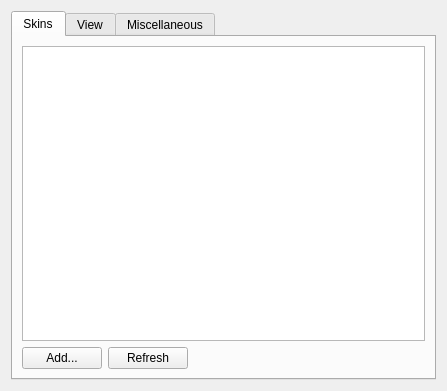
<?xml version="1.0" encoding="UTF-8"?>
<ui version="4.0">
 <class>SkinnedSettings</class>
 <widget class="QWidget" name="SkinnedSettings">
  <property name="geometry">
   <rect>
    <x>0</x>
    <y>0</y>
    <width>447</width>
    <height>391</height>
   </rect>
  </property>
  <property name="windowTitle">
   <string notr="true">Form</string>
  </property>
  <layout class="QVBoxLayout" name="verticalLayout_4">
   <item>
    <widget class="QTabWidget" name="tabWidget">
     <property name="currentIndex">
      <number>0</number>
     </property>
     <widget class="QWidget" name="tab_4">
      <attribute name="title">
       <string>Skins</string>
      </attribute>
      <layout class="QGridLayout" name="gridLayout_66">
       <item row="0" column="0" colspan="4">
        <widget class="QListWidget" name="listWidget">
         <property name="alternatingRowColors">
          <bool>true</bool>
         </property>
         <property name="movement">
          <enum>QListView::Static</enum>
         </property>
         <property name="flow">
          <enum>QListView::TopToBottom</enum>
         </property>
         <property name="viewMode">
          <enum>QListView::ListMode</enum>
         </property>
         <property name="modelColumn">
          <number>0</number>
         </property>
        </widget>
       </item>
       <item row="1" column="0" colspan="2">
        <widget class="QPushButton" name="skinInstallButton">
         <property name="minimumSize">
          <size>
           <width>0</width>
           <height>0</height>
          </size>
         </property>
         <property name="text">
          <string>Add...</string>
         </property>
        </widget>
       </item>
       <item row="1" column="2">
        <widget class="QPushButton" name="skinReloadButton">
         <property name="minimumSize">
          <size>
           <width>0</width>
           <height>0</height>
          </size>
         </property>
         <property name="text">
          <string>Refresh</string>
         </property>
        </widget>
       </item>
       <item row="1" column="3">
        <spacer name="horizontalSpacer">
         <property name="orientation">
          <enum>Qt::Horizontal</enum>
         </property>
         <property name="sizeHint" stdset="0">
          <size>
           <width>40</width>
           <height>20</height>
          </size>
         </property>
        </spacer>
       </item>
      </layout>
     </widget>
     <widget class="QWidget" name="tab">
      <attribute name="title">
       <string>View</string>
      </attribute>
      <layout class="QVBoxLayout" name="verticalLayout">
       <item>
        <widget class="QGroupBox" name="groupBox">
         <property name="title">
          <string>View</string>
         </property>
         <layout class="QGridLayout" name="gridLayout_5">
          <item row="0" column="0">
           <widget class="QCheckBox" name="hideOnCloseCheckBox">
            <property name="text">
             <string>Hide on close</string>
            </property>
           </widget>
          </item>
          <item row="0" column="1">
           <widget class="QCheckBox" name="hiddenCheckBox">
            <property name="text">
             <string>Start hidden</string>
            </property>
           </widget>
          </item>
          <item row="1" column="0" colspan="2">
           <widget class="QCheckBox" name="skinCursorsCheckBox">
            <property name="text">
             <string>Use skin cursors</string>
            </property>
           </widget>
          </item>
         </layout>
        </widget>
       </item>
       <item>
        <widget class="QGroupBox" name="plGroupBox">
         <property name="sizePolicy">
          <sizepolicy hsizetype="Preferred" vsizetype="Fixed">
           <horstretch>0</horstretch>
           <verstretch>0</verstretch>
          </sizepolicy>
         </property>
         <property name="title">
          <string>Fonts</string>
         </property>
         <layout class="QGridLayout" name="gridLayout_2">
          <item row="0" column="0">
           <widget class="QLabel" name="label">
            <property name="sizePolicy">
             <sizepolicy hsizetype="Preferred" vsizetype="Preferred">
              <horstretch>0</horstretch>
              <verstretch>0</verstretch>
             </sizepolicy>
            </property>
            <property name="text">
             <string>Player:</string>
            </property>
            <property name="alignment">
             <set>Qt::AlignLeading|Qt::AlignLeft|Qt::AlignVCenter</set>
            </property>
           </widget>
          </item>
          <item row="0" column="1">
           <widget class="QLabel" name="mainFontLabel">
            <property name="sizePolicy">
             <sizepolicy hsizetype="Expanding" vsizetype="Preferred">
              <horstretch>0</horstretch>
              <verstretch>0</verstretch>
             </sizepolicy>
            </property>
            <property name="frameShape">
             <enum>QFrame::StyledPanel</enum>
            </property>
            <property name="frameShadow">
             <enum>QFrame::Sunken</enum>
            </property>
            <property name="text">
             <string>???</string>
            </property>
           </widget>
          </item>
          <item row="0" column="2">
           <widget class="QToolButton" name="mainFontButton">
            <property name="text">
             <string>...</string>
            </property>
           </widget>
          </item>
          <item row="1" column="0">
           <widget class="QLabel" name="label_2">
            <property name="sizePolicy">
             <sizepolicy hsizetype="Preferred" vsizetype="Preferred">
              <horstretch>0</horstretch>
              <verstretch>0</verstretch>
             </sizepolicy>
            </property>
            <property name="text">
             <string>Playlist:</string>
            </property>
            <property name="alignment">
             <set>Qt::AlignLeading|Qt::AlignLeft|Qt::AlignVCenter</set>
            </property>
           </widget>
          </item>
          <item row="1" column="1">
           <widget class="QLabel" name="plFontLabel">
            <property name="sizePolicy">
             <sizepolicy hsizetype="Expanding" vsizetype="Preferred">
              <horstretch>0</horstretch>
              <verstretch>0</verstretch>
             </sizepolicy>
            </property>
            <property name="frameShape">
             <enum>QFrame::StyledPanel</enum>
            </property>
            <property name="frameShadow">
             <enum>QFrame::Sunken</enum>
            </property>
            <property name="text">
             <string>???</string>
            </property>
           </widget>
          </item>
          <item row="1" column="2">
           <widget class="QToolButton" name="plFontButton">
            <property name="text">
             <string>...</string>
            </property>
           </widget>
          </item>
          <item row="2" column="0" colspan="3">
           <widget class="QCheckBox" name="useBitmapCheckBox">
            <property name="text">
             <string>Use bitmap font if available</string>
            </property>
           </widget>
          </item>
         </layout>
        </widget>
       </item>
       <item>
        <widget class="QGroupBox" name="groupBox_7">
         <property name="title">
          <string>Transparency</string>
         </property>
         <layout class="QGridLayout" name="gridLayout_4">
          <item row="0" column="0">
           <widget class="QLabel" name="label_3">
            <property name="text">
             <string>Main window</string>
            </property>
           </widget>
          </item>
          <item row="0" column="1">
           <widget class="QSlider" name="mwTransparencySlider">
            <property name="maximum">
             <number>90</number>
            </property>
            <property name="orientation">
             <enum>Qt::Horizontal</enum>
            </property>
           </widget>
          </item>
          <item row="0" column="2">
           <widget class="QLabel" name="mwTransparencyLabel">
            <property name="minimumSize">
             <size>
              <width>25</width>
              <height>0</height>
             </size>
            </property>
            <property name="text">
             <string>0</string>
            </property>
           </widget>
          </item>
          <item row="1" column="0">
           <widget class="QLabel" name="label_9">
            <property name="text">
             <string>Equalizer</string>
            </property>
           </widget>
          </item>
          <item row="1" column="1">
           <widget class="QSlider" name="eqTransparencySlider">
            <property name="maximum">
             <number>90</number>
            </property>
            <property name="orientation">
             <enum>Qt::Horizontal</enum>
            </property>
           </widget>
          </item>
          <item row="1" column="2">
           <widget class="QLabel" name="eqTransparencyLabel">
            <property name="text">
             <string>0</string>
            </property>
           </widget>
          </item>
          <item row="2" column="0">
           <widget class="QLabel" name="label_10">
            <property name="text">
             <string>Playlist</string>
            </property>
           </widget>
          </item>
          <item row="2" column="1">
           <widget class="QSlider" name="plTransparencySlider">
            <property name="maximum">
             <number>90</number>
            </property>
            <property name="orientation">
             <enum>Qt::Horizontal</enum>
            </property>
           </widget>
          </item>
          <item row="2" column="2">
           <widget class="QLabel" name="plTransparencyLabel">
            <property name="text">
             <string>0</string>
            </property>
           </widget>
          </item>
         </layout>
        </widget>
       </item>
       <item>
        <spacer name="verticalSpacer">
         <property name="orientation">
          <enum>Qt::Vertical</enum>
         </property>
         <property name="sizeHint" stdset="0">
          <size>
           <width>20</width>
           <height>40</height>
          </size>
         </property>
        </spacer>
       </item>
      </layout>
     </widget>
     <widget class="QWidget" name="tab_5">
      <attribute name="title">
       <string>Miscellaneous</string>
      </attribute>
      <layout class="QVBoxLayout" name="verticalLayout_3">
       <item>
        <widget class="QGroupBox" name="groupBox_2">
         <property name="title">
          <string>Song Display</string>
         </property>
         <layout class="QGridLayout" name="gridLayout_3">
          <item row="0" column="0">
           <widget class="QCheckBox" name="protocolCheckBox">
            <property name="text">
             <string>Show protocol</string>
            </property>
           </widget>
          </item>
          <item row="1" column="0">
           <widget class="QCheckBox" name="numbersCheckBox">
            <property name="text">
             <string>Show song numbers</string>
            </property>
           </widget>
          </item>
          <item row="2" column="0">
           <widget class="QCheckBox" name="alignCheckBox">
            <property name="enabled">
             <bool>false</bool>
            </property>
            <property name="text">
             <string>Align song numbers</string>
            </property>
           </widget>
          </item>
          <item row="3" column="0">
           <widget class="QCheckBox" name="anchorCheckBox">
            <property name="text">
             <string>Show anchor</string>
            </property>
           </widget>
          </item>
          <item row="4" column="0">
           <widget class="QCheckBox" name="playlistsCheckBox">
            <property name="text">
             <string>Show playlists</string>
            </property>
           </widget>
          </item>
          <item row="8" column="0">
           <widget class="QCheckBox" name="popupCheckBox">
            <property name="text">
             <string>Show popup information</string>
            </property>
           </widget>
          </item>
          <item row="9" column="0">
           <layout class="QHBoxLayout" name="horizontalLayout_3">
            <item>
             <widget class="QPushButton" name="popupTemplateButton">
              <property name="enabled">
               <bool>false</bool>
              </property>
              <property name="text">
               <string>Edit template</string>
              </property>
             </widget>
            </item>
            <item>
             <spacer name="horizontalSpacer_2">
              <property name="orientation">
               <enum>Qt::Horizontal</enum>
              </property>
              <property name="sizeHint" stdset="0">
               <size>
                <width>40</width>
                <height>20</height>
               </size>
              </property>
             </spacer>
            </item>
           </layout>
          </item>
          <item row="6" column="0">
           <layout class="QHBoxLayout" name="horizontalLayout_2">
            <item>
             <widget class="QLabel" name="label_4">
              <property name="text">
               <string>Playlist separator:</string>
              </property>
             </widget>
            </item>
            <item>
             <widget class="QLineEdit" name="plSeplineEdit">
              <property name="enabled">
               <bool>false</bool>
              </property>
              <property name="sizePolicy">
               <sizepolicy hsizetype="Minimum" vsizetype="Fixed">
                <horstretch>0</horstretch>
                <verstretch>0</verstretch>
               </sizepolicy>
              </property>
             </widget>
            </item>
            <item>
             <spacer name="horizontalSpacer_3">
              <property name="orientation">
               <enum>Qt::Horizontal</enum>
              </property>
              <property name="sizeHint" stdset="0">
               <size>
                <width>40</width>
                <height>20</height>
               </size>
              </property>
             </spacer>
            </item>
           </layout>
          </item>
          <item row="5" column="0">
           <widget class="QCheckBox" name="showNewPLCheckBox">
            <property name="enabled">
             <bool>false</bool>
            </property>
            <property name="text">
             <string>Show 'New Playlist' button</string>
            </property>
           </widget>
          </item>
         </layout>
        </widget>
       </item>
       <item>
        <spacer name="verticalSpacer_2">
         <property name="orientation">
          <enum>Qt::Vertical</enum>
         </property>
         <property name="sizeHint" stdset="0">
          <size>
           <width>20</width>
           <height>144</height>
          </size>
         </property>
        </spacer>
       </item>
      </layout>
     </widget>
    </widget>
   </item>
  </layout>
 </widget>
 <resources/>
 <connections>
  <connection>
   <sender>mwTransparencySlider</sender>
   <signal>valueChanged(int)</signal>
   <receiver>mwTransparencyLabel</receiver>
   <slot>setNum(int)</slot>
   <hints>
    <hint type="sourcelabel">
     <x>385</x>
     <y>284</y>
    </hint>
    <hint type="destinationlabel">
     <x>393</x>
     <y>283</y>
    </hint>
   </hints>
  </connection>
  <connection>
   <sender>eqTransparencySlider</sender>
   <signal>valueChanged(int)</signal>
   <receiver>eqTransparencyLabel</receiver>
   <slot>setNum(int)</slot>
   <hints>
    <hint type="sourcelabel">
     <x>385</x>
     <y>310</y>
    </hint>
    <hint type="destinationlabel">
     <x>416</x>
     <y>310</y>
    </hint>
   </hints>
  </connection>
  <connection>
   <sender>plTransparencySlider</sender>
   <signal>valueChanged(int)</signal>
   <receiver>plTransparencyLabel</receiver>
   <slot>setNum(int)</slot>
   <hints>
    <hint type="sourcelabel">
     <x>373</x>
     <y>334</y>
    </hint>
    <hint type="destinationlabel">
     <x>395</x>
     <y>334</y>
    </hint>
   </hints>
  </connection>
  <connection>
   <sender>popupCheckBox</sender>
   <signal>toggled(bool)</signal>
   <receiver>popupTemplateButton</receiver>
   <slot>setEnabled(bool)</slot>
   <hints>
    <hint type="sourcelabel">
     <x>172</x>
     <y>238</y>
    </hint>
    <hint type="destinationlabel">
     <x>117</x>
     <y>270</y>
    </hint>
   </hints>
  </connection>
  <connection>
   <sender>numbersCheckBox</sender>
   <signal>toggled(bool)</signal>
   <receiver>alignCheckBox</receiver>
   <slot>setEnabled(bool)</slot>
   <hints>
    <hint type="sourcelabel">
     <x>148</x>
     <y>103</y>
    </hint>
    <hint type="destinationlabel">
     <x>151</x>
     <y>118</y>
    </hint>
   </hints>
  </connection>
  <connection>
   <sender>playlistsCheckBox</sender>
   <signal>toggled(bool)</signal>
   <receiver>plSeplineEdit</receiver>
   <slot>setEnabled(bool)</slot>
   <hints>
    <hint type="sourcelabel">
     <x>201</x>
     <y>161</y>
    </hint>
    <hint type="destinationlabel">
     <x>266</x>
     <y>215</y>
    </hint>
   </hints>
  </connection>
  <connection>
   <sender>playlistsCheckBox</sender>
   <signal>toggled(bool)</signal>
   <receiver>showNewPLCheckBox</receiver>
   <slot>setEnabled(bool)</slot>
   <hints>
    <hint type="sourcelabel">
     <x>95</x>
     <y>162</y>
    </hint>
    <hint type="destinationlabel">
     <x>95</x>
     <y>181</y>
    </hint>
   </hints>
  </connection>
 </connections>
</ui>
